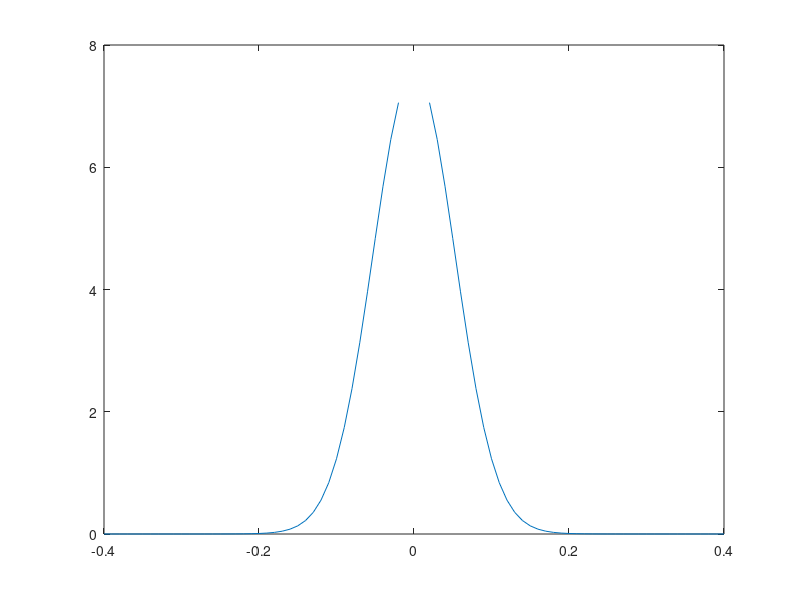

Write the MATLAB code that produced this figure.
clear all;close all;clc

M = 10;

n = M;
u = -0.4:0.01:0.4;
fu = zeros(1,length(u));
for u_idx=1:1:length(u)
    bessel1 = besseli(n,(1./(4*(u(u_idx).^2))));
    bessel2 = besseli(n+1,(1./(4*(u(u_idx).^2))));
    fu(u_idx) = exp(-1./(4*(u(u_idx).^2)))*( ( (8*n*u(u_idx).^2 - 1)*bessel1 + bessel2 ) / (4*(abs(u(u_idx)).^3)) );
end

plot(u,fu)
